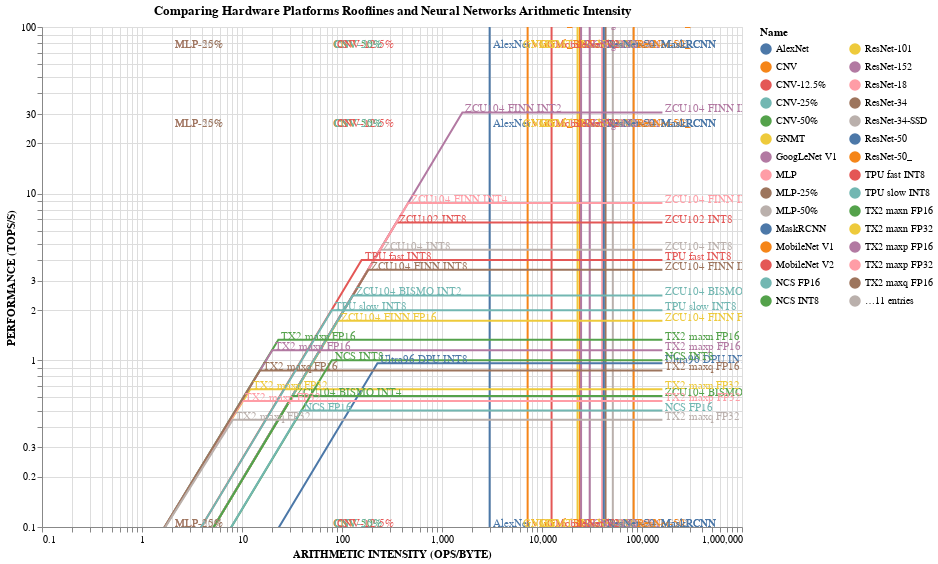

The notebook cell this image was saved under:
### Markdown cell above
Combining application requirements with hardware platform characteristics can be leveraged for performance predictions using UCB’s roofline models. Using assumptions for where weights, activation tensors, and state of a neural network are stored, combined with the size of the datatypes used, allow us to derive the arithmetic intensity of a neural network during inference. Combined with the roofline for a given hardware platform, we can provide insight as to whether a neural network will be memory or compute bound and guidance for what is theoretically possible in regards to its throughput.

### Code cell
#hide_input

#first process the following csv's to get clean ready-to-plot csv's
%run scripts/script_load_save_data.py
clean_csv_rooflines(path_topologies='c:/Users/alinav/Documents/GitHub/Qutibench_Web/_notebooks/data/topology_details.csv',
                    path_hardware='c:/Users/alinav/Documents/GitHub/Qutibench_Web/_notebooks/data/peakPerfBandHardPlatf.csv')

#Now get the cleaned csv, and plot it as a Roofline
%run scripts/altair_plots.py
rooflines(dataframe = pd.read_csv("data/cleaned_csv/rooflines_hardware_neural_networks.csv"), 
          neural_network = 'imagenet')

### Figure 1 — Vega-Lite specification as saved in the notebook (floating-point values rounded to 4 significant figures; data arrays with more than 128 entries replaced by an {"elided": "..."} marker saying what was removed)
{"config": {"view": {"continuousWidth": 400, "continuousHeight": 300}}, "layer": [{"layer": [{"data": {"name": "data-fdcfb2ae36e93b79598b8e127c5badfd"}, "mark": {"type": "line", "clip": true}, "encoding": {"color": {"condition": {"type": "nominal", "field": "Name", "selection": "IMAGENET  ResNet  GoogLeNet  MobileNet  VGG  AlexNet  "}, "value": "lightgray"}, "x": {"type": "quantitative", "field": "arith_intens", "scale": {"domain": [0.1, 160000], "type": "log"}, "title": "ARITHMETIC INTENSITY (OPS/BYTE)"}, "y": {"type": "quantitative", "field": "performance", "scale": {"domain": [0.2, 40], "type": "log"}, "title": "PERFORMANCE (TOPS/S)"}}, "height": 500, "selection": {"IMAGENET  ResNet  GoogLeNet  MobileNet  VGG  AlexNet  ": {"type": "single", "fields": ["Hide"], "bind": {"input": "checkbox"}}}, "title": "Comparing Hardware Platforms Rooflines and Neural Networks Arithmetic Intensity", "width": 700}, {"data": {"name": "data-0dbd2e620362f0c9cc95f43709e53a26"}, "mark": {"type": "line", "clip": true}, "encoding": {"color": {"condition": {"type": "nominal", "field": "Name", "selection": "FPGAs  Ultra96  DPU  ZCU  "}, "value": "lightgray"}, "x": {"type": "quantitative", "field": "arith_intens", "scale": {"domain": [0.1, 160000], "type": "log"}, "title": "ARITHMETIC INTENSITY (OPS/BYTE)"}, "y": {"type": "quantitative", "field": "performance", "scale": {"domain": [0.2, 40], "type": "log"}, "title": "PERFORMANCE (TOPS/S)"}}, "height": 500, "selection": {"FPGAs  Ultra96  DPU  ZCU  ": {"type": "single", "fields": ["Hide"], "bind": {"input": "checkbox"}}}, "title": "Comparing Hardware Platforms Rooflines and Neural Networks Arithmetic Intensity", "width": 700}, {"data": {"name": "data-ab281f04283375347fb9d70efb25c187"}, "mark": {"type": "line", "clip": true}, "encoding": {"color": {"condition": {"type": "nominal", "field": "Name", "selection": "INVIDIA  TX2  maxn, maxp, maxq  "}, "value": "lightgray"}, "x": {"type": "quantitative", "field": "arith_intens", "scale": {"domain": [0.1, 160000], "type": "log"}, "title": "ARITHMETIC INTENSITY (OPS/BYTE)"}, "y": {"type": "quantitative", "field": "performance", "scale": {"domain": [0.2, 40], "type": "log"}, "title": "PERFORMANCE (TOPS/S)"}}, "height": 500, "selection": {"INVIDIA  TX2  maxn, maxp, maxq  ": {"type": "single", "fields": ["Hide"], "bind": {"input": "checkbox"}}}, "title": "Comparing Hardware Platforms Rooflines and Neural Networks Arithmetic Intensity", "width": 700}, {"data": {"name": "data-200f229595649ff40f8895e65bc8e94a"}, "mark": {"type": "line", "clip": true}, "encoding": {"color": {"condition": {"type": "nominal", "field": "Name", "selection": "GOOGLE  TPU, fast, slow  "}, "value": "lightgray"}, "x": {"type": "quantitative", "field": "arith_intens", "scale": {"domain": [0.1, 160000], "type": "log"}, "title": "ARITHMETIC INTENSITY (OPS/BYTE)"}, "y": {"type": "quantitative", "field": "performance", "scale": {"domain": [0.2, 40], "type": "log"}, "title": "PERFORMANCE (TOPS/S)"}}, "height": 500, "selection": {"GOOGLE  TPU, fast, slow  ": {"type": "single", "fields": ["Hide"], "bind": {"input": "checkbox"}}}, "title": "Comparing Hardware Platforms Rooflines and Neural Networks Arithmetic Intensity", "width": 700}, {"data": {"name": "data-6db333fb66ba5d428ce716da139cf6e8"}, "mark": {"type": "line", "clip": true}, "encoding": {"color": {"condition": {"type": "nominal", "field": "Name", "selection": "INTEL  NCS  "}, "value": "lightgray"}, "x": {"type": "quantitative", "field": "arith_intens", "scale": {"domain": [0.1, 160000], "type": "log"}, "title": "ARITHMETIC INTENSITY (OPS/BYTE)"}, "y": {"type": "quantitative", "field": "performance", "scale": {"domain": [0.2, 40], "type": "log"}, "title": "PERFORMANCE (TOPS/S)"}}, "height": 500, "selection": {"INTEL  NCS  ": {"type": "single", "fields": ["Hide"], "bind": {"input": "checkbox"}}}, "title": "Comparing Hardware Platforms Rooflines and Neural Networks Arithmetic Intensity", "width": 700}]}, {"mark": {"type": "point", "clip": true}, "encoding": {"opacity": {"value": 0}, "x": {"type": "quantitative", "field": "arith_intens"}, "y": {"type": "quantitative", "field": "performance"}}, "selection": {"selector002": {"type": "single", "nearest": true, "on": "mouseover", "fields": ["arith_intens"]}}}, {"mark": {"type": "text", "align": "left", "clip": true, "dx": 3, "dy": -3}, "encoding": {"color": {"type": "nominal", "field": "Name", "legend": {"columns": 2}}, "text": {"condition": {"type": "nominal", "field": "Name", "selection": "selector002"}, "value": " "}, "x": {"type": "quantitative", "field": "arith_intens"}, "y": {"type": "quantitative", "field": "performance"}}, "selection": {"selector001": {"type": "interval", "bind": "scales", "encodings": ["x", "y"]}}}], "data": {"name": "data-57461a4ee55a7f4d76bd730db00783a8"}, "height": 500, "width": 700, "$schema": "https://vega.github.io/schema/vega-lite/v4.0.2.json", "datasets": {"data-57461a4ee55a7f4d76bd730db00783a8": {"elided": "149 records"}, "data-fdcfb2ae36e93b79598b8e127c5badfd": [{"Name": "MobileNet V1", "arith_intens": 23880.0, "performance": 100.0}, {"Name": "AlexNet", "arith_intens": 2995.0, "performance": 100.0}, {"Name": "GoogLeNet V1", "arith_intens": 29990.0, "performance": 100.0}, {"Name": "ResNet-18", "arith_intens": 39950.0, "performance": 100.0}, {"Name": "ResNet-34", "arith_intens": 43170.0, "performance": 100.0}, {"Name": "VGG16_BN", "arith_intens": 7183.0, "performance": 100.0}, {"Name": "ResNet-101", "arith_intens": 22670.0, "performance": 100.0}, {"Name": "ResNet-34-SSD", "arith_intens": 51070.0, "performance": 100.0}, {"Name": "ResNet-50", "arith_intens": 41480.0, "performance": 100.0}, {"Name": "ResNet-152", "arith_intens": 24590.0, "performance": 100.0}, {"Name": "ResNet-50_", "arith_intens": 82560.0, "performance": 100.0}, {"Name": "MobileNet V2", "arith_intens": 12460.0, "performance": 100.0}, {"Name": "MobileNet V1", "arith_intens": 23880.0, "performance": 25.0}, {"Name": "AlexNet", "arith_intens": 2995.0, "performance": 25.0}, {"Name": "GoogLeNet V1", "arith_intens": 29990.0, "performance": 25.0}, {"Name": "ResNet-18", "arith_intens": 39950.0, "performance": 25.0}, {"Name": "ResNet-34", "arith_intens": 43170.0, "performance": 25.0}, {"Name": "VGG16_BN", "arith_intens": 7183.0, "performance": 25.0}, {"Name": "ResNet-101", "arith_intens": 22670.0, "performance": 25.0}, {"Name": "ResNet-34-SSD", "arith_intens": 51070.0, "performance": 25.0}, {"Name": "ResNet-50", "arith_intens": 41480.0, "performance": 25.0}, {"Name": "ResNet-152", "arith_intens": 24590.0, "performance": 25.0}, {"Name": "ResNet-50_", "arith_intens": 82560.0, "performance": 25.0}, {"Name": "MobileNet V2", "arith_intens": 12460.0, "performance": 25.0}, {"Name": "MobileNet V1", "arith_intens": 23880.0, "performance": 75.0}, {"Name": "AlexNet", "arith_intens": 2995.0, "performance": 75.0}, {"Name": "GoogLeNet V1", "arith_intens": 29990.0, "performance": 75.0}, {"Name": "ResNet-18", "arith_intens": 39950.0, "performance": 75.0}, {"Name": "ResNet-34", "arith_intens": 43170.0, "performance": 75.0}, {"Name": "VGG16_BN", "arith_intens": 7183.0, "performance": 75.0}, {"Name": "ResNet-101", "arith_intens": 22670.0, "performance": 75.0}, {"Name": "ResNet-34-SSD", "arith_intens": 51070.0, "performance": 75.0}, {"Name": "ResNet-50", "arith_intens": 41480.0, "performance": 75.0}, {"Name": "ResNet-152", "arith_intens": 24590.0, "performance": 75.0}, {"Name": "ResNet-50_", "arith_intens": 82560.0, "performance": 75.0}, {"Name": "MobileNet V2", "arith_intens": 12460.0, "performance": 75.0}, {"Name": "MobileNet V1", "arith_intens": 23880.0, "performance": 0.1}, {"Name": "AlexNet", "arith_intens": 2995.0, "performance": 0.1}, {"Name": "GoogLeNet V1", "arith_intens": 29990.0, "performance": 0.1}, {"Name": "ResNet-18", "arith_intens": 39950.0, "performance": 0.1}, {"Name": "ResNet-34", "arith_intens": 43170.0, "performance": 0.1}, {"Name": "VGG16_BN", "arith_intens": 7183.0, "performance": 0.1}, {"Name": "ResNet-101", "arith_intens": 22670.0, "performance": 0.1}, {"Name": "ResNet-34-SSD", "arith_intens": 51070.0, "performance": 0.1}, {"Name": "ResNet-50", "arith_intens": 41480.0, "performance": 0.1}, {"Name": "ResNet-152", "arith_intens": 24590.0, "performance": 0.1}, {"Name": "ResNet-50_", "arith_intens": 82560.0, "performance": 0.1}, {"Name": "MobileNet V2", "arith_intens": 12460.0, "performance": 0.1}], "data-0dbd2e620362f0c9cc95f43709e53a26": [{"Name": "Ultra96 DPU INT8", "arith_intens": 12.1, "performance": 0.05155}, {"Name": "Ultra96 DPU INT8", "arith_intens": 226.1, "performance": 0.96}, {"Name": "Ultra96 DPU INT8", "arith_intens": 160000.0, "performance": 0.96}, {"Name": "ZCU104 INT8", "arith_intens": 3.1, "performance": 0.05952}, {"Name": "ZCU104 INT8", "arith_intens": 240.1, "performance": 4.6}, {"Name": "ZCU104 INT8", "arith_intens": 160000.0, "performance": 4.6}, {"Name": "ZCU102 INT8", "arith_intens": 3.1, "performance": 0.05952}, {"Name": "ZCU102 INT8", "arith_intens": 350.1, "performance": 6.71}, {"Name": "ZCU102 INT8", "arith_intens": 160000.0, "performance": 6.71}, {"Name": "ZCU104 FINN INT2", "arith_intens": 3.1, "performance": 0.05952}, {"Name": "ZCU104 FINN INT2", "arith_intens": 1599.0, "performance": 30.7}, {"Name": "ZCU104 FINN INT2", "arith_intens": 160000.0, "performance": 30.7}, {"Name": "ZCU104 FINN INT4", "arith_intens": 3.1, "performance": 0.05952}, {"Name": "ZCU104 FINN INT4", "arith_intens": 459.1, "performance": 8.8}, {"Name": "ZCU104 FINN INT4", "arith_intens": 160000.0, "performance": 8.8}, {"Name": "ZCU104 FINN INT8", "arith_intens": 3.1, "performance": 0.05952}, {"Name": "ZCU104 FINN INT8", "arith_intens": 183.1, "performance": 3.5}, {"Name": "ZCU104 FINN INT8", "arith_intens": 160000.0, "performance": 3.5}, {"Name": "ZCU104 FINN FP16", "arith_intens": 3.1, "performance": 0.05952}, {"Name": "ZCU104 FINN FP16", "arith_intens": 91.1, "performance": 1.73}, {"Name": "ZCU104 FINN FP16", "arith_intens": 160000.0, "performance": 1.73}, {"Name": "ZCU104 BISMO INT2", "arith_intens": 3.1, "performance": 0.05952}, {"Name": "ZCU104 BISMO INT2", "arith_intens": 128.1, "performance": 2.45}, {"Name": "ZCU104 BISMO INT2", "arith_intens": 160000.0, "performance": 2.45}, {"Name": "ZCU104 BISMO INT4", "arith_intens": 3.1, "performance": 0.05952}, {"Name": "ZCU104 BISMO INT4", "arith_intens": 32.1, "performance": 0.61}, {"Name": "ZCU104 BISMO INT4", "arith_intens": 160000.0, "performance": 0.61}], "data-ab281f04283375347fb9d70efb25c187": [{"Name": "TX2 maxn FP16", "arith_intens": 1.1, "performance": 0.06567}, {"Name": "TX2 maxn FP16", "arith_intens": 23.1, "performance": 1.33}, {"Name": "TX2 maxn FP16", "arith_intens": 160000.0, "performance": 1.33}, {"Name": "TX2 maxn FP32", "arith_intens": 1.1, "performance": 0.06567}, {"Name": "TX2 maxn FP32", "arith_intens": 12.1, "performance": 0.67}, {"Name": "TX2 maxn FP32", "arith_intens": 160000.0, "performance": 0.67}, {"Name": "TX2 maxp FP16", "arith_intens": 1.1, "performance": 0.06567}, {"Name": "TX2 maxp FP16", "arith_intens": 20.1, "performance": 1.15}, {"Name": "TX2 maxp FP16", "arith_intens": 160000.0, "performance": 1.15}, {"Name": "TX2 maxp FP32", "arith_intens": 1.1, "performance": 0.06567}, {"Name": "TX2 maxp FP32", "arith_intens": 10.1, "performance": 0.57}, {"Name": "TX2 maxp FP32", "arith_intens": 160000.0, "performance": 0.57}, {"Name": "TX2 maxq FP16", "arith_intens": 1.1, "performance": 0.06567}, {"Name": "TX2 maxq FP16", "arith_intens": 15.1, "performance": 0.87}, {"Name": "TX2 maxq FP16", "arith_intens": 160000.0, "performance": 0.87}, {"Name": "TX2 maxq FP32", "arith_intens": 1.1, "performance": 0.06567}, {"Name": "TX2 maxq FP32", "arith_intens": 8.1, "performance": 0.44}, {"Name": "TX2 maxq FP32", "arith_intens": 160000.0, "performance": 0.44}], "data-200f229595649ff40f8895e65bc8e94a": [{"Name": "TPU fast INT8", "arith_intens": 2.1, "performance": 0.05376}, {"Name": "TPU fast INT8", "arith_intens": 157.1, "performance": 4.0}, {"Name": "TPU fast INT8", "arith_intens": 160000.0, "performance": 4.0}, {"Name": "TPU slow INT8", "arith_intens": 2.1, "performance": 0.05376}, {"Name": "TPU slow INT8", "arith_intens": 79.1, "performance": 2.0}, {"Name": "TPU slow INT8", "arith_intens": 160000.0, "performance": 2.0}], "data-6db333fb66ba5d428ce716da139cf6e8": [{"Name": "NCS INT8", "arith_intens": 4.1, "performance": 0.05248}, {"Name": "NCS INT8", "arith_intens": 79.1, "performance": 1.0}, {"Name": "NCS INT8", "arith_intens": 160000.0, "performance": 1.0}, {"Name": "NCS FP16", "arith_intens": 4.1, "performance": 0.05248}, {"Name": "NCS FP16", "arith_intens": 39.1, "performance": 0.5}, {"Name": "NCS FP16", "arith_intens": 160000.0, "performance": 0.5}]}}
